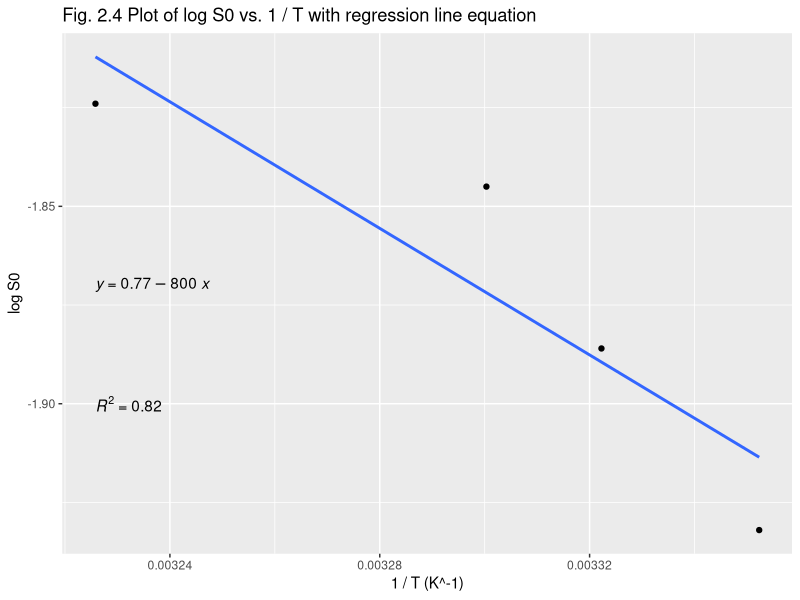
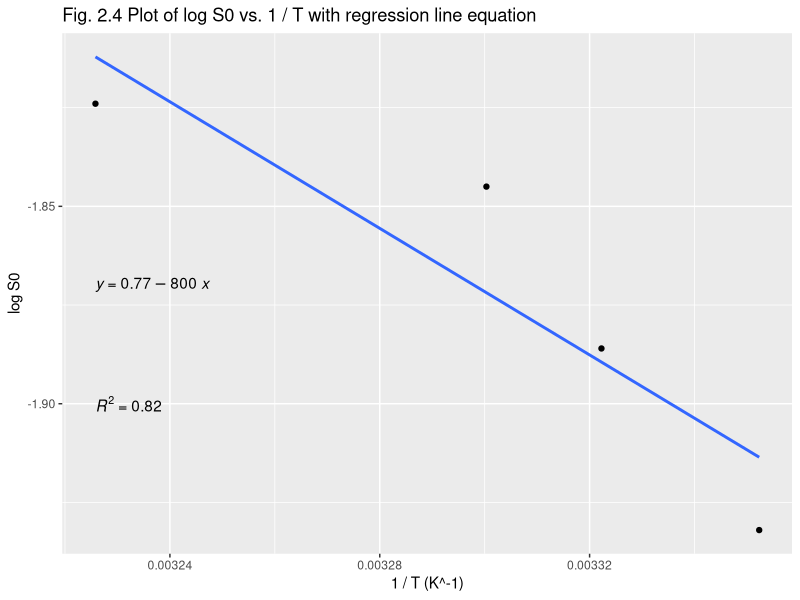

Reproduce these figures in R, in order.
library(ggplot2)
library(ggpubr)

log_S0 <- c(-1.824,
            -1.932,
            -1.886,
            -1.845)

one_over_temp <- c(0.003225806, 
          0.003352330,
          0.003322259,
          0.003300330)

df <- data.frame(log_S0 = log_S0, one_over_temp = one_over_temp)

ggplot(data = df, aes(x = one_over_temp, y = log_S0)) +
  geom_smooth(method = "lm", fullrange = TRUE, se = FALSE) +
  geom_point() +
  stat_regline_equation(label.y = -1.87) +
  stat_cor(
    aes(label = after_stat(rr.label)),
    label.y = -1.9,
    label.x.npc = "left"
  ) +
  ggtitle("Fig. 2.4 Plot of log S0 vs. 1 / T with regression line equation") +
  xlab("1 / T (K^-1)") +
  ylab("log S0")

ggsave('fig_2.4.png')
  
